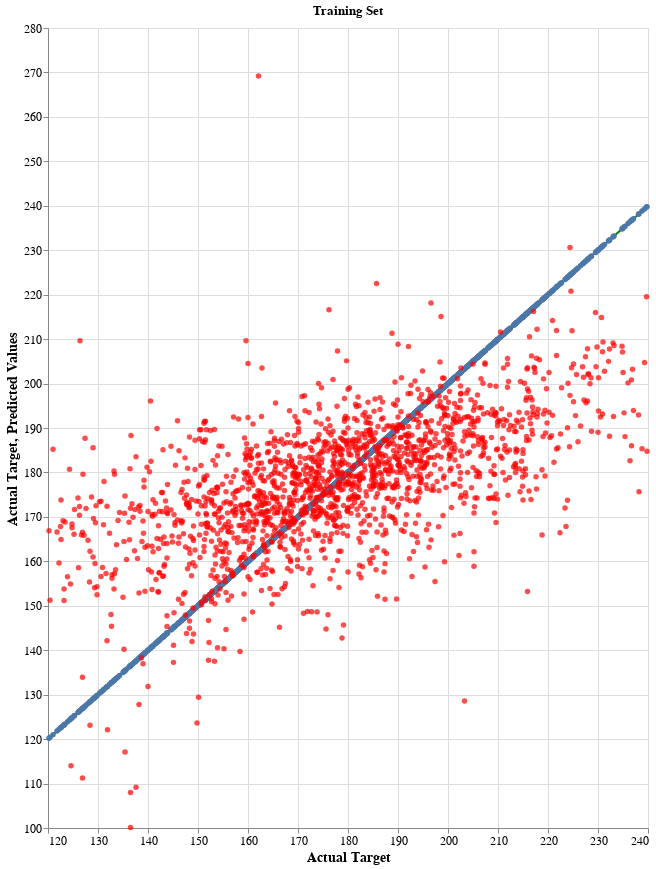

The code cell stored with this chart in its notebook:
### Code cell
final_chart

### Figure 1 — Vega-Lite specification as saved in the notebook (floating-point values rounded to 4 significant figures; data arrays with more than 128 entries replaced by an {"elided": "..."} marker saying what was removed)
{"config": {"view": {"continuousWidth": 400, "continuousHeight": 300}, "axis": {"labelFontSize": 12, "titleFontSize": 14}, "legend": {"orient": "top"}, "title": {"anchor": "middle"}}, "layer": [{"mark": {"type": "line", "color": "green", "point": true}, "encoding": {"tooltip": [{"field": "Actual Target", "type": "quantitative"}, {"field": "Predicted Values", "type": "quantitative"}], "x": {"field": "Actual Target", "type": "quantitative"}, "y": {"field": "Actual Target", "scale": {"domain": [100, 239.8], "nice": true}, "type": "quantitative"}}, "height": 800, "width": 600}, {"mark": {"type": "circle", "color": "red", "opacity": 0.7}, "encoding": {"tooltip": [{"field": "Actual Target", "type": "quantitative"}, {"field": "Predicted Values", "type": "quantitative"}], "x": {"field": "Actual Target", "type": "quantitative"}, "y": {"field": "Predicted Values", "scale": {"domain": [100, 269.2], "nice": true}, "type": "quantitative"}}}], "data": {"name": "data-9ea1b01a1dee232c21e57ad8464f93fb"}, "height": 800, "title": "Training Set", "width": 600, "$schema": "https://vega.github.io/schema/vega-lite/v4.17.0.json", "datasets": {"data-9ea1b01a1dee232c21e57ad8464f93fb": {"elided": "1764 records"}}}
